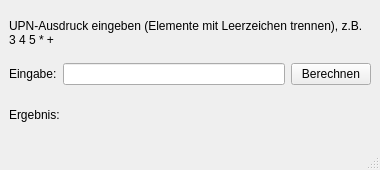
<?xml version="1.0" encoding="UTF-8"?>
<ui version="4.0">
 <class>MainWindow</class>
 <widget class="QMainWindow" name="MainWindow">
  <property name="geometry">
   <rect>
    <x>0</x>
    <y>0</y>
    <width>380</width>
    <height>170</height>
   </rect>
  </property>
  <property name="windowTitle">
   <string>UPN-Rechner</string>
  </property>
  <widget class="QWidget" name="centralwidget">
   <layout class="QVBoxLayout" name="verticalLayout">
    <item>
     <widget class="QLabel" name="label_hinweis">
      <property name="text">
       <string>UPN-Ausdruck eingeben (Elemente mit Leerzeichen trennen), z.B. 3 4 5 * +</string>
      </property>
      <property name="wordWrap">
       <bool>true</bool>
      </property>
     </widget>
    </item>
    <item>
     <layout class="QHBoxLayout" name="inputLayout">
      <item>
       <widget class="QLabel" name="label_eingabe">
        <property name="text">
         <string>Eingabe:</string>
        </property>
       </widget>
      </item>
      <item>
       <widget class="QLineEdit" name="lineEdit_input"/>
      </item>
      <item>
       <widget class="QPushButton" name="pushButton_calc">
        <property name="text">
         <string>Berechnen</string>
        </property>
       </widget>
      </item>
     </layout>
    </item>
    <item>
     <layout class="QHBoxLayout" name="resultLayout">
      <item>
       <widget class="QLabel" name="label_ergebnis_text">
        <property name="text">
         <string>Ergebnis:</string>
        </property>
       </widget>
      </item>
      <item>
       <widget class="QLabel" name="label_ergebnis">
        <property name="text">
         <string/>
        </property>
        <property name="font">
         <font>
          <pointsize>14</pointsize>
          <bold>true</bold>
         </font>
        </property>
       </widget>
      </item>
     </layout>
    </item>
   </layout>
  </widget>
  <widget class="QStatusBar" name="statusbar"/>
 </widget>
 <resources/>
 <connections/>
</ui>
